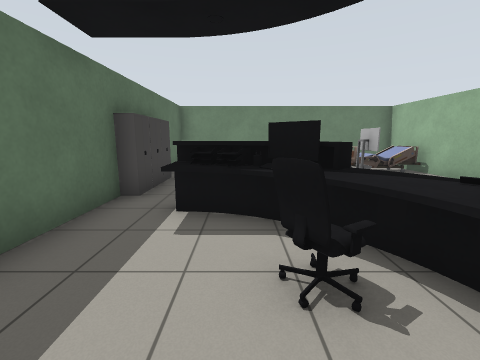
[1] (above)

16 first-person views from a walk through a robot-simulator world made for Gazebo. The camera is 1.2 m above the floor, tilts 10° down and sees 90° across. The lines on the ground mark 1 m squares. The floor is counted in squares, 1 m on a side. Each view is taken from the middle of a square. On the plan, view 1 faces up. The plan holds only what a view shows up to about 11 squares ahead; the rest is blank. Some surface patterns are stand-ins.

[2]
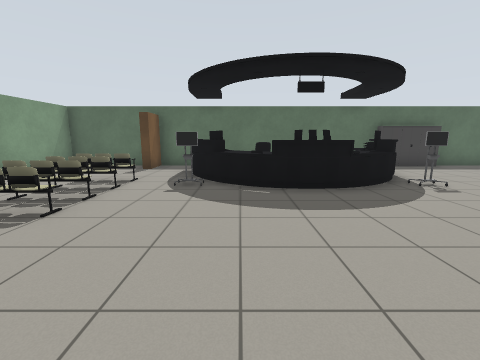

[3]
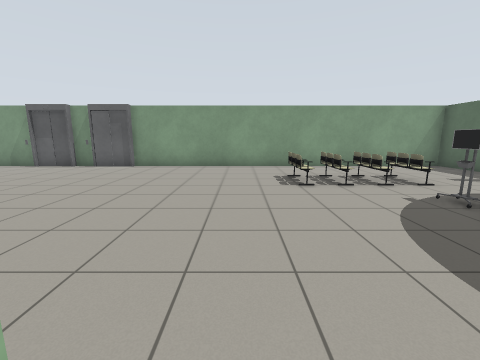

[4]
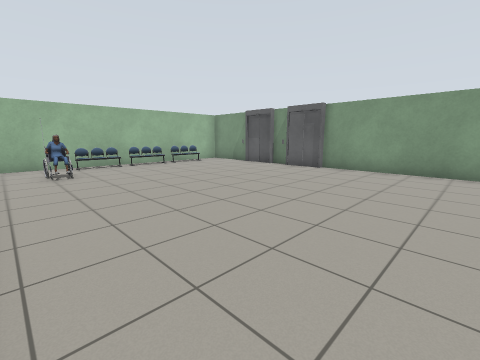

[5]
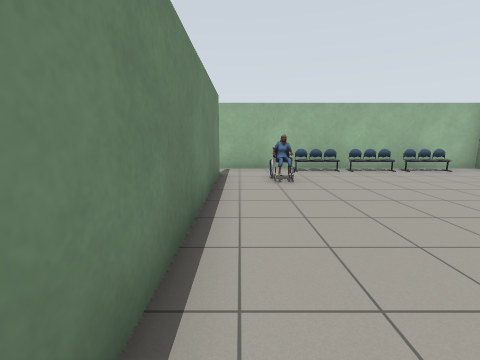

[6]
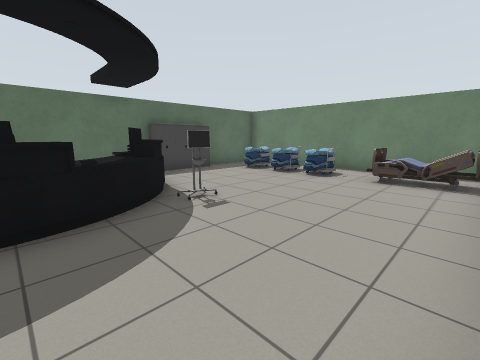

[7]
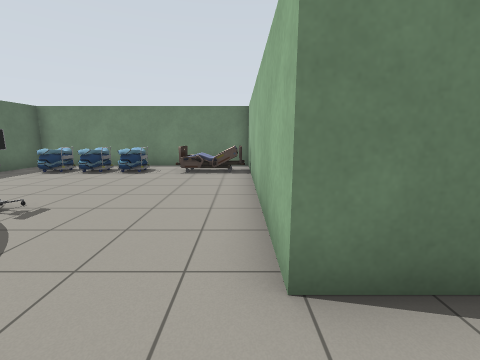

[8]
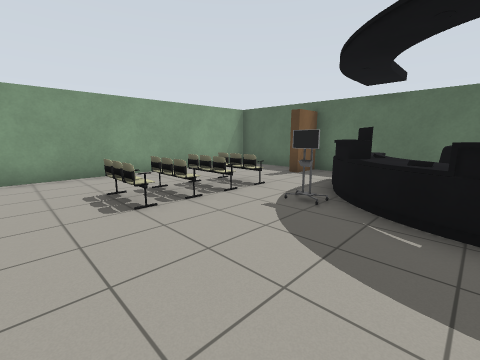

[9]
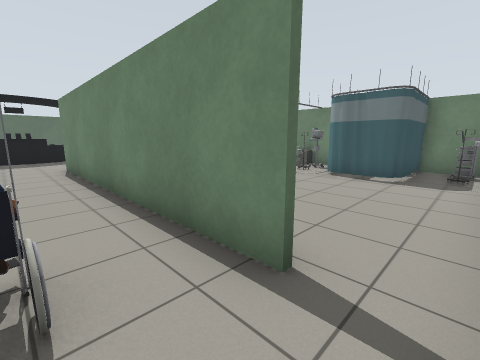

[10]
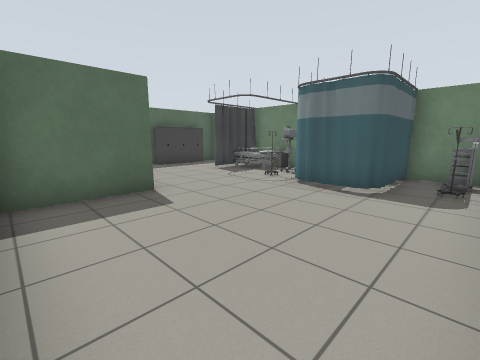

[11]
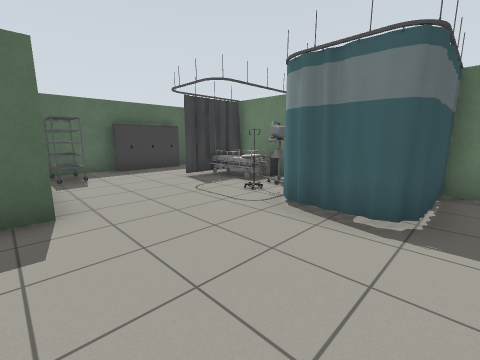

[12]
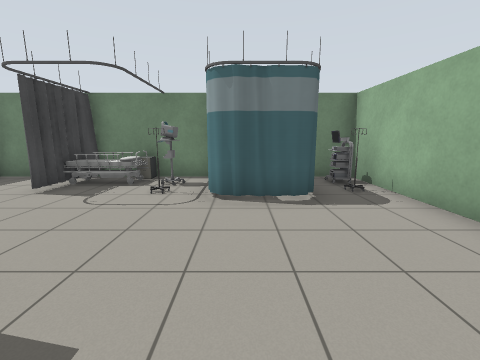

[13]
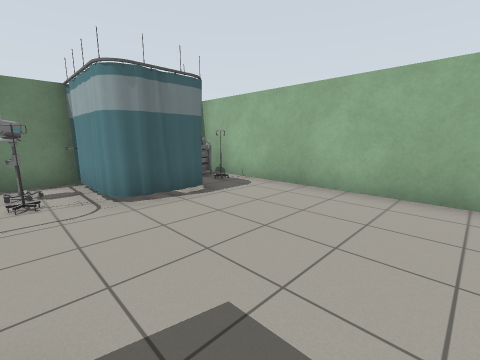

[14]
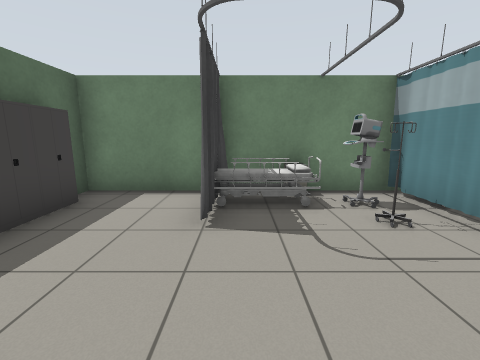

[15]
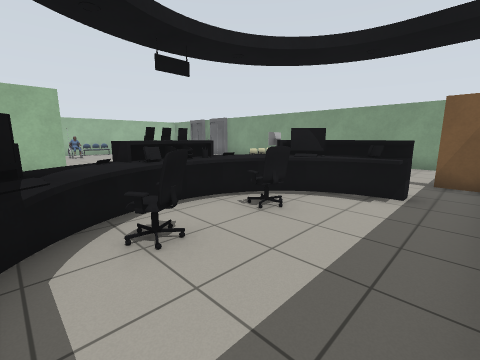

[16]
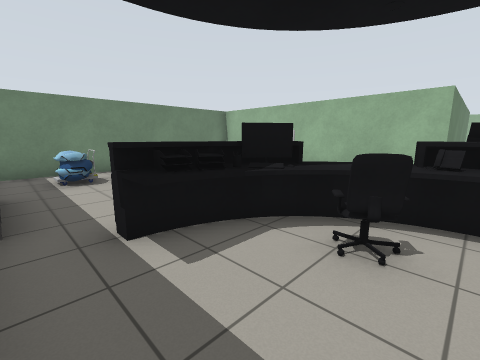

### Floor plan
Points are (right, up) in squares from view 1. A wall is a line through its corners. A room is listed if a view was taken in it or the views show most of it. See-through windows are left out.
Room 1 (views 1, 2, 3, 4, 5, 6, 7, 8, 9, 10, 11, 12, 13, 14, 15, 16)
walls: (11.7, 4.5) (11.7, 1.9); (6.4, 9.4) (6.4, 10.5); (15.9, 1.7) (6.4, 1.7) (6.4, 4.5); (6.5, 10.5) (6.5, 9.4); (12.3, -8.3) (13.1, -8.3); (13.5, 10.4) (-2.5, 10.4) (-2.5, -4.5); (-2.5, -5.4) (-2.5, -8.3) (10.3, -8.3); (14.8, -8.3) (17.5, -8.3) (17.5, 10.4) (15.5, 10.4)
objects: cabinet (-2, 5); cabinet (-2, 6); cabinet (-2, 7); person (-1, -3) to (2, 4); cart (-1, 8) to (0, 9); chair (1, -5) to (1, -4); cart (1, 8) to (1, 9); chair (2, -5) to (2, -4); cart (2, -2); cart (2, 4); cart (2, 8) to (2, 9); chair (3, -5) to (3, -4); chair (4, -5) to (4, -4); other object (4, 8) to (6, 9); rack (7, 5) to (8, 6); cabinet (7, 7); cabinet (7, 8); cabinet (7, 9); curtain (10, 9) to (10, 10); door leaf (11, -8); bed (11, 9); office chair (11, 10); other object (12, 8); other object (12, 9); curtain (13, 8) to (15, 8); curtain (13, 10); wheelchair (15, 0); chair (17, -6) to (17, -5); chair (17, -4) to (17, -3); chair (17, -2) to (17, -1); other object (17, 8); cart (17, 9) to (17, 10)

Positions as (right, up) in squares from view 1, and headings:
1: (0, 0), facing up
2: (8, -1), facing left
3: (6, 2), facing down
4: (6, 1), facing down-right
5: (8, 1), facing right
6: (6, 1), facing up-left
7: (6, 0), facing up
8: (6, 0), facing down-left
9: (17, 0), facing up-left
10: (17, 2), facing up-left
11: (16, 4), facing up-left
12: (14, 3), facing up
13: (12, 3), facing up-right
14: (10, 5), facing up
15: (-2, 3), facing down-right
16: (-2, 1), facing up-right
